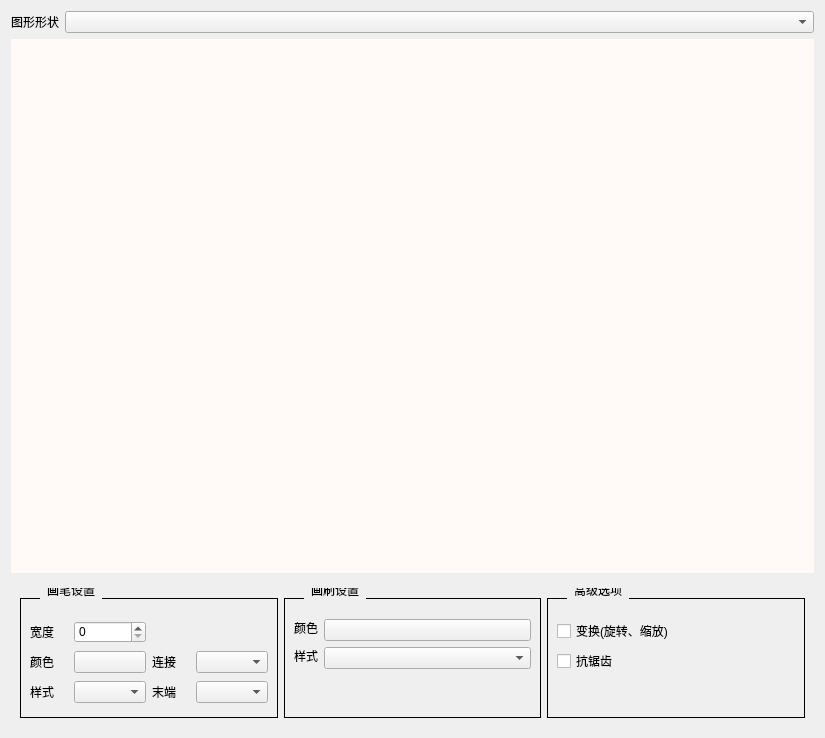
<?xml version="1.0" encoding="UTF-8"?>
<ui version="4.0">
 <class>Widget</class>
 <widget class="QWidget" name="Widget">
  <property name="geometry">
   <rect>
    <x>0</x>
    <y>0</y>
    <width>825</width>
    <height>738</height>
   </rect>
  </property>
  <property name="windowTitle">
   <string>Widget</string>
  </property>
  <property name="styleSheet">
   <string notr="true">QWidget
{
    font: 14pt &quot;Microsoft YaHei&quot;;
    color: #000000;
}
QGroupBox{
    border-width: 1px;
    border-style: solid;
    margin-top:10px;
}
QGroupBox::title{
    subcontrol-origin: margin;
    left:20px;
    padding: -10px 5px 0px 5px;
}</string>
  </property>
  <layout class="QVBoxLayout" name="verticalLayout">
   <item>
    <widget class="PaintWidget" name="widget" native="true">
     <property name="sizePolicy">
      <sizepolicy hsizetype="Preferred" vsizetype="Fixed">
       <horstretch>0</horstretch>
       <verstretch>0</verstretch>
      </sizepolicy>
     </property>
     <layout class="QHBoxLayout" name="horizontalLayout_2">
      <property name="leftMargin">
       <number>0</number>
      </property>
      <property name="topMargin">
       <number>0</number>
      </property>
      <property name="rightMargin">
       <number>0</number>
      </property>
      <property name="bottomMargin">
       <number>0</number>
      </property>
      <item>
       <widget class="QLabel" name="pictureshapelabel">
        <property name="sizePolicy">
         <sizepolicy hsizetype="Fixed" vsizetype="Preferred">
          <horstretch>0</horstretch>
          <verstretch>0</verstretch>
         </sizepolicy>
        </property>
        <property name="text">
         <string>图形形状</string>
        </property>
       </widget>
      </item>
      <item>
       <widget class="QComboBox" name="pictureshapecomboBox"/>
      </item>
     </layout>
    </widget>
   </item>
   <item>
    <widget class="PaintWidget" name="paintwidget" native="true">
     <property name="styleSheet">
      <string notr="true">background-color:rgb(255, 250, 248)</string>
     </property>
    </widget>
   </item>
   <item>
    <widget class="PaintWidget" name="widget_3" native="true">
     <property name="sizePolicy">
      <sizepolicy hsizetype="Preferred" vsizetype="Fixed">
       <horstretch>0</horstretch>
       <verstretch>2</verstretch>
      </sizepolicy>
     </property>
     <property name="minimumSize">
      <size>
       <width>0</width>
       <height>130</height>
      </size>
     </property>
     <property name="maximumSize">
      <size>
       <width>16777215</width>
       <height>16777215</height>
      </size>
     </property>
     <property name="styleSheet">
      <string notr="true">QWidget
{
    font: 14pt &quot;Microsoft YaHei&quot;;
    color: #000000;
}
QGroupBox{
    border-width: 1px;
    border-style: solid;
    margin-top:10px;
}
QGroupBox::title{
    subcontrol-origin: margin;
    left:20px;
    padding: -10px 5px 0px 5px;
}</string>
     </property>
     <layout class="QHBoxLayout" name="horizontalLayout">
      <item>
       <widget class="QGroupBox" name="groupBox">
        <property name="sizePolicy">
         <sizepolicy hsizetype="Preferred" vsizetype="Fixed">
          <horstretch>0</horstretch>
          <verstretch>0</verstretch>
         </sizepolicy>
        </property>
        <property name="minimumSize">
         <size>
          <width>0</width>
          <height>130</height>
         </size>
        </property>
        <property name="maximumSize">
         <size>
          <width>16777215</width>
          <height>16777215</height>
         </size>
        </property>
        <property name="title">
         <string>画笔设置</string>
        </property>
        <layout class="QGridLayout" name="gridLayout">
         <property name="topMargin">
          <number>20</number>
         </property>
         <item row="3" column="3">
          <widget class="QComboBox" name="extremitycomboBox"/>
         </item>
         <item row="0" column="1">
          <widget class="QSpinBox" name="widthspinBox"/>
         </item>
         <item row="0" column="0">
          <widget class="QLabel" name="widthlabel">
           <property name="text">
            <string>宽度</string>
           </property>
          </widget>
         </item>
         <item row="2" column="0">
          <widget class="QLabel" name="colorabel">
           <property name="text">
            <string>颜色</string>
           </property>
          </widget>
         </item>
         <item row="2" column="1">
          <widget class="QPushButton" name="pushButton">
           <property name="text">
            <string/>
           </property>
          </widget>
         </item>
         <item row="3" column="0">
          <widget class="QLabel" name="stylelabel">
           <property name="text">
            <string>样式</string>
           </property>
          </widget>
         </item>
         <item row="3" column="1">
          <widget class="QComboBox" name="stylecomboBox"/>
         </item>
         <item row="3" column="2">
          <widget class="QLabel" name="extremitylabel">
           <property name="text">
            <string>末端</string>
           </property>
          </widget>
         </item>
         <item row="2" column="2">
          <widget class="QLabel" name="connectlabel">
           <property name="text">
            <string>连接</string>
           </property>
          </widget>
         </item>
         <item row="2" column="3">
          <widget class="QComboBox" name="connectcomboBox"/>
         </item>
        </layout>
       </widget>
      </item>
      <item>
       <widget class="QGroupBox" name="groupBox_2">
        <property name="sizePolicy">
         <sizepolicy hsizetype="Preferred" vsizetype="Fixed">
          <horstretch>0</horstretch>
          <verstretch>0</verstretch>
         </sizepolicy>
        </property>
        <property name="minimumSize">
         <size>
          <width>0</width>
          <height>130</height>
         </size>
        </property>
        <property name="title">
         <string>画刷设置</string>
        </property>
        <layout class="QFormLayout" name="formLayout">
         <property name="topMargin">
          <number>20</number>
         </property>
         <item row="0" column="0">
          <widget class="QLabel" name="colorbrushlabel">
           <property name="sizePolicy">
            <sizepolicy hsizetype="Preferred" vsizetype="Fixed">
             <horstretch>0</horstretch>
             <verstretch>0</verstretch>
            </sizepolicy>
           </property>
           <property name="text">
            <string>颜色</string>
           </property>
          </widget>
         </item>
         <item row="0" column="1">
          <widget class="QPushButton" name="pushButton_2">
           <property name="sizePolicy">
            <sizepolicy hsizetype="Preferred" vsizetype="Fixed">
             <horstretch>0</horstretch>
             <verstretch>0</verstretch>
            </sizepolicy>
           </property>
           <property name="text">
            <string/>
           </property>
          </widget>
         </item>
         <item row="1" column="0">
          <widget class="QLabel" name="stylebrushlabel">
           <property name="sizePolicy">
            <sizepolicy hsizetype="Preferred" vsizetype="Fixed">
             <horstretch>0</horstretch>
             <verstretch>0</verstretch>
            </sizepolicy>
           </property>
           <property name="text">
            <string>样式</string>
           </property>
          </widget>
         </item>
         <item row="1" column="1">
          <widget class="QComboBox" name="stylebrushcomboBox">
           <property name="sizePolicy">
            <sizepolicy hsizetype="Preferred" vsizetype="Fixed">
             <horstretch>0</horstretch>
             <verstretch>0</verstretch>
            </sizepolicy>
           </property>
          </widget>
         </item>
        </layout>
       </widget>
      </item>
      <item>
       <widget class="QGroupBox" name="groupBox_3">
        <property name="sizePolicy">
         <sizepolicy hsizetype="Preferred" vsizetype="Fixed">
          <horstretch>0</horstretch>
          <verstretch>0</verstretch>
         </sizepolicy>
        </property>
        <property name="minimumSize">
         <size>
          <width>0</width>
          <height>130</height>
         </size>
        </property>
        <property name="title">
         <string>高级选项</string>
        </property>
        <layout class="QFormLayout" name="formLayout_2">
         <property name="topMargin">
          <number>20</number>
         </property>
         <item row="0" column="0">
          <widget class="QCheckBox" name="transfromcheckBox">
           <property name="text">
            <string>变换(旋转、缩放)</string>
           </property>
          </widget>
         </item>
         <item row="1" column="0">
          <widget class="QCheckBox" name="antialiasingcheckBox">
           <property name="text">
            <string>抗锯齿</string>
           </property>
          </widget>
         </item>
        </layout>
       </widget>
      </item>
     </layout>
    </widget>
   </item>
  </layout>
 </widget>
 <customwidgets>
  <customwidget>
   <class>PaintWidget</class>
   <extends>QWidget</extends>
   <header>paintwidget.h</header>
   <container>1</container>
  </customwidget>
 </customwidgets>
 <resources/>
 <connections/>
</ui>
